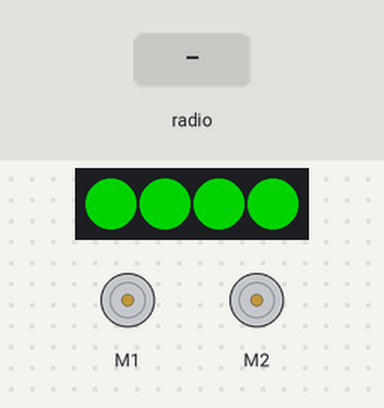
Recording of a program running on a simulated BBC micro:bit (MakeCode). Parts: 4 RGB LEDs in strip order, left to right, 2 × DC motor (green arrow = forward, orange = backward, longer = faster). The inputs (shaded band) are chosen by the test bench. Dim RGB values are drawn brighter than linear.

Above: at 1.2 s.
1.3 s: radio message "1" arrives
At 2.3 s:
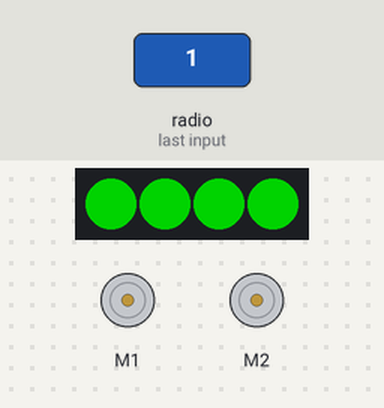
2.9 s: radio message "2" arrives
At 3.6 s:
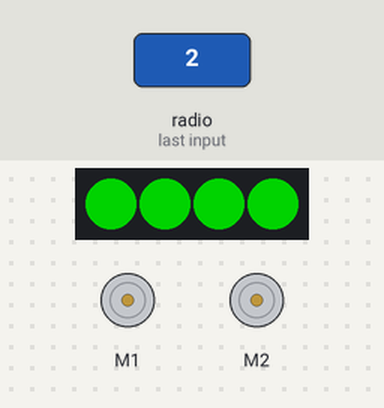
4.5 s: radio message "3" arrives
At 5.8 s:
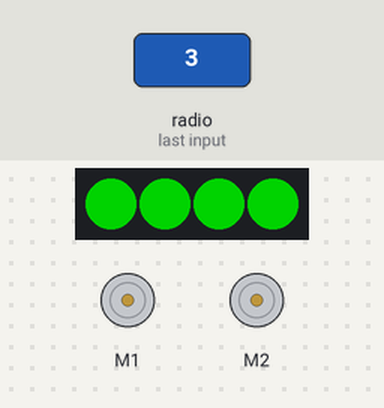
6.1 s: radio message "4" arrives
At 7.2 s:
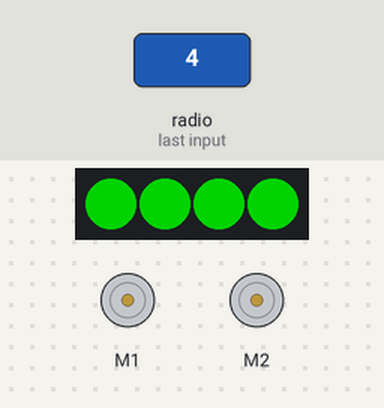
Timing chart, 0 to 8.7 s (numbered marks = the images above; inputs shaded):
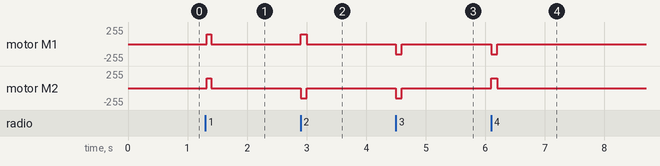

Measured:
- after the input at 1.3 s, motor M1, motor M2: stopped → forward 150/255 at once, → stopped 0.08 s later
- after the input at 2.9 s, motor M1: stopped → forward 150/255 at once, → stopped 0.10 s later; motor M2: stopped → backward 150/255 at once, → stopped 0.10 s later
- after the input at 4.5 s, motor M1, motor M2: stopped → backward 150/255 at once, → stopped 0.10 s later
- after the input at 6.1 s, motor M1: stopped → backward 150/255 at once, → stopped 0.10 s later; motor M2: stopped → forward 150/255 at once, → stopped 0.10 s later

The program:

main.ts
```typescript
radio.onReceivedNumber(function (receivedNumber) {
    if (receivedNumber == 1) {
        maqueen.motorRun(maqueen.Motors.All, maqueen.Dir.CW, 150)
    } else if (receivedNumber == 2) {
        maqueen.motorRun(maqueen.Motors.M1, maqueen.Dir.CW, 150)
        maqueen.motorRun(maqueen.Motors.M2, maqueen.Dir.CCW, 150)
    } else if (receivedNumber == 3) {
        maqueen.motorRun(maqueen.Motors.All, maqueen.Dir.CCW, 150)
    } else if (receivedNumber == 4) {
        maqueen.motorRun(maqueen.Motors.M1, maqueen.Dir.CCW, 150)
        maqueen.motorRun(maqueen.Motors.M2, maqueen.Dir.CW, 150)
    }
    basic.pause(100)
    maqueen.motorStop(maqueen.Motors.All)
})
radio.setGroup(1)
let strip = neopixel.create(DigitalPin.P15, 4, NeoPixelMode.RGB)
strip.showColor(neopixel.colors(NeoPixelColors.Green))
basic.forever(function () {

})
```

test.ts
```typescript
// aquí va el archivo "tests"; esto no se compilará cuando este paquete se utilice como una extensión.
```
